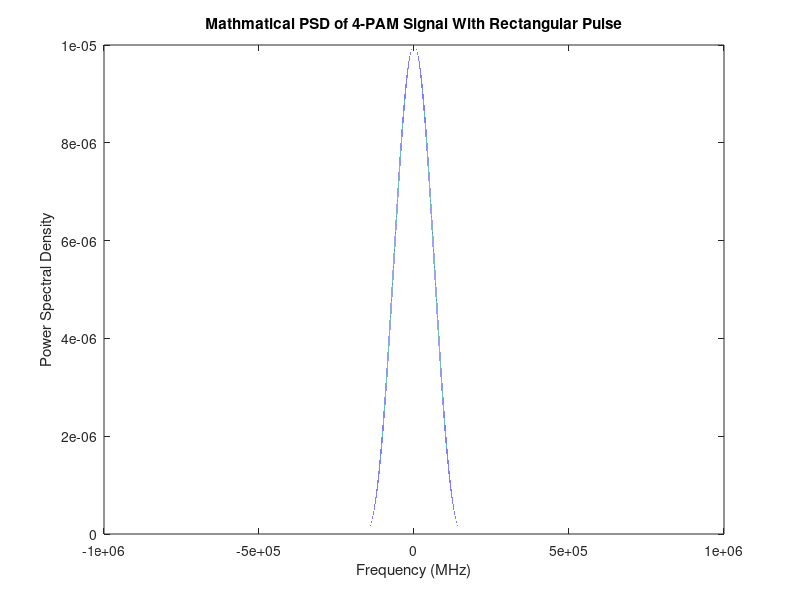

This figure's MATLAB source: (Note: this script raises an error after producing the figure.)
%This code generates a plot of PSD for a rect() function
%against bandwidth given frequency and
%bandwidth using the mathmatical and simulated approach.


%%%%%%%%%%%%%%%%%%%%%%%%%%%%%%%%%%%%%%%
%Mathmatical section
frequency = 1000000;
bandwidth = 500000;
Ts = 1/bandwidth;
frequency = linspace(-frequency, frequency, frequency);

S = 5 * Ts * (sinc(pi * frequency * Ts)).^2;

figure(1);
plot(frequency, S)
xlabel('Frequency (MHz)')
ylabel('Power Spectral Density')
title('Mathmatical PSD of 4-PAM Signal With Rectangular Pulse')
%%%%%%%%%%%%%%%%%%%%%%%%%%%%%%%%%%%%%%%
%Simulation section

fsamp = 8;%sample at 8 times data rate

% Generating a rectangular pulse shape
prect=ones(1,fsamp);
prect=prect/norm(prect);

% Generating random signal data for polar signaling
dataSize = 1000;
dataArray = zeros(dataSize, 1);
for i=1:dataSize
   rounded = round(3*rand(1));
   switch (rounded) 
       case 0
           dataArray(i) = -3;
       case 1
           dataArray(i) = -1;
       case 2
           dataArray(i) = 1;
       case 3
           dataArray(i) = 3;
   end 
end
transpose(dataArray);
upData = upsample(dataArray,fsamp);

%pass data through rectangular filter
message=conv(upData,prect);

[Psd,f]=pwelch(message, [], [], [], 'twosided' ,fsamp);

figure(2);
figpsd2=semilogy(f-fsamp/2,fftshift(Psd));

xlabel('Frequency (1/T)')
ylabel('Power Spectral Density')
title('Simulated PSD of 4-PAM Signal With Rectangular Pulse')